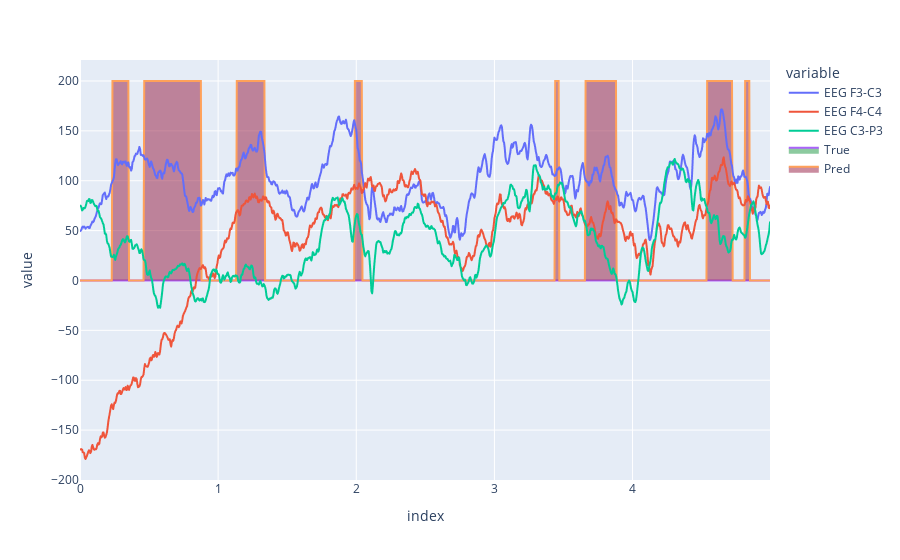

The cell this chart's notebook holds for it:
### Markdown cell above
false positive

### Code cell
range_start = 0
range_end = 1000

df = pd.DataFrame((test_x[2:5, :pred_len][:, range_start:range_end] + 100).T.copy(), 
                  columns=f.getSignalLabels()[2:5], index = np.arange(range_end - range_start) / 200)
df[f.getSignalLabels()[3]] -= 50
df[f.getSignalLabels()[4]] -= 50


fig = px.line(df)

fig.add_scatter(x=np.arange(range_end - range_start) / 200, y=test_labels[:pred_len][range_start:range_end] * 200, 
                fill='tozeroy', fillcolor='rgba(26,150,65,0.5)', name="True", opacity=0.5)
fig.add_scatter(x=np.arange(range_end - range_start) / 200, y=all_preds[:pred_len][range_start:range_end] * 200, 
                fill='tozeroy', fillcolor='rgba(150,26,65,0.5)', name="Pred", opacity=0.5)

fig.show()

### Figure 1 — Plotly figure (JSON) as saved in the notebook; plotly's stock layout.template omitted (floating-point values rounded to 4 significant figures; data arrays with more than 128 entries replaced by an {"elided": "..."} marker saying what was removed)
{"data": [{"hovertemplate": "variable=EEG F3-C3<br>index=%{x}<br>value=%{y}<extra></extra>", "legendgroup": "EEG F3-C3", "line": {"color": "#636efa", "dash": "solid"}, "marker": {"symbol": "circle"}, "mode": "lines", "name": "EEG F3-C3", "showlegend": true, "type": "scattergl", "x": {"elided": "1000 float values"}, "xaxis": "x", "y": {"elided": "1000 float values"}, "yaxis": "y"}, {"hovertemplate": "variable=EEG F4-C4<br>index=%{x}<br>value=%{y}<extra></extra>", "legendgroup": "EEG F4-C4", "line": {"color": "#EF553B", "dash": "solid"}, "marker": {"symbol": "circle"}, "mode": "lines", "name": "EEG F4-C4", "showlegend": true, "type": "scattergl", "x": {"elided": "1000 float values"}, "xaxis": "x", "y": {"elided": "1000 float values"}, "yaxis": "y"}, {"hovertemplate": "variable=EEG C3-P3<br>index=%{x}<br>value=%{y}<extra></extra>", "legendgroup": "EEG C3-P3", "line": {"color": "#00cc96", "dash": "solid"}, "marker": {"symbol": "circle"}, "mode": "lines", "name": "EEG C3-P3", "showlegend": true, "type": "scattergl", "x": {"elided": "1000 float values"}, "xaxis": "x", "y": {"elided": "1000 float values"}, "yaxis": "y"}, {"fill": "tozeroy", "fillcolor": "rgba(26,150,65,0.5)", "name": "True", "opacity": 0.5, "type": "scatter", "x": {"elided": "1000 float values"}, "y": {"elided": "1000 int values"}}, {"fill": "tozeroy", "fillcolor": "rgba(150,26,65,0.5)", "name": "Pred", "opacity": 0.5, "type": "scatter", "x": {"elided": "1000 float values"}, "y": {"elided": "1000 int values"}}], "layout": {"legend": {"title": {"text": "variable"}, "tracegroupgap": 0}, "margin": {"t": 60}, "xaxis": {"anchor": "y", "domain": [0, 1], "title": {"text": "index"}}, "yaxis": {"anchor": "x", "domain": [0, 1], "title": {"text": "value"}}}}
